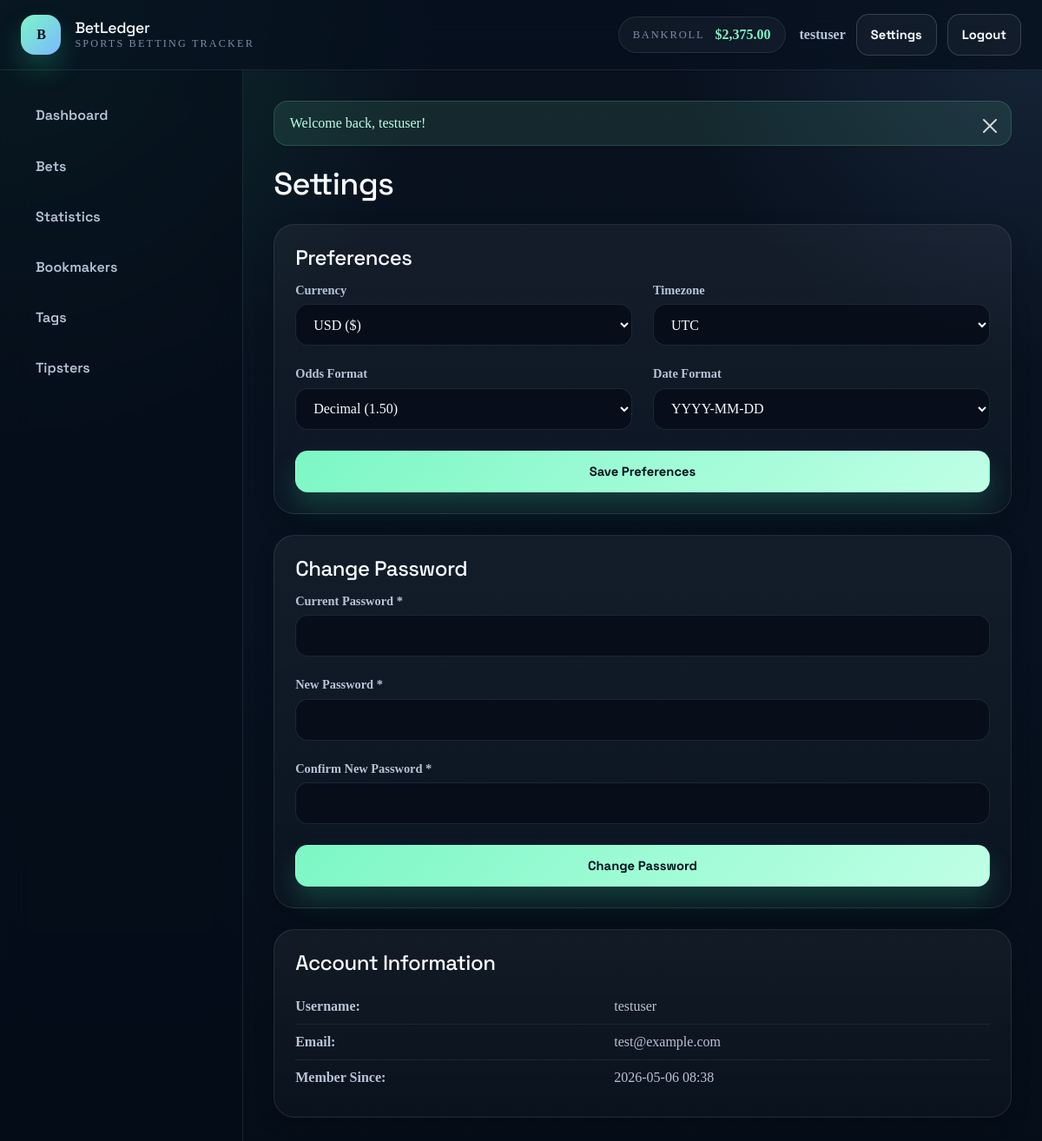
The app's page /settings (signed in) with its own data.
### tables this page shows
CREATE TABLE users (
    id INT PRIMARY KEY AUTO_INCREMENT,
    username VARCHAR(50) UNIQUE NOT NULL,
    email VARCHAR(120) UNIQUE NOT NULL,
    password_hash VARCHAR(255) NOT NULL,
    currency VARCHAR(3) DEFAULT 'USD',
    timezone VARCHAR(50) DEFAULT 'UTC',
    odds_format VARCHAR(20) DEFAULT 'decimal',
    date_format VARCHAR(20) DEFAULT 'Y-m-d',
    bankroll_start DECIMAL(12, 2) DEFAULT 0,
    created_at TIMESTAMP DEFAULT CURRENT_TIMESTAMP,
    updated_at TIMESTAMP DEFAULT CURRENT_TIMESTAMP ON UPDATE CURRENT_TIMESTAMP,
    deleted_at TIMESTAMP NULL,
    INDEX idx_email (email),
    INDEX idx_username (username)
);

### src/views/settings.php (called while the page is built, shortened)
<?php
include __DIR__ . '/layout.php';
?>

### src/controllers/SettingsController.php (called while the page is built, shortened)
<?php
class SettingsController {
    public static function show() {
        $userId = getCurrentUserId();
        $user = new User();
        $userData = $user->findById($userId);
        include __DIR__ . '/../views/settings.php';
    }
}

### config/helpers.php (called while the page is built, shortened)
<?php
function sanitize($input) {
    return htmlspecialchars($input, ENT_QUOTES, 'UTF-8');
}
function formatCurrency($amount, $currency = 'USD', $decimals = 2) {
    $symbols = CURRENCY_SYMBOLS;
    $symbol = isset($symbols[$currency]) ? $symbols[$currency] : '$';
    $formatted = number_format($amount, $decimals, '.', ',');
    return $symbol . $formatted;
}
function formatDate($date, $format = 'Y-m-d H:i') {
    return date($format, strtotime($date));
}
function isLoggedIn() {
    return isset($_SESSION['user_id']);
}
function getCurrentUserId() {
    return $_SESSION['user_id'] ?? null;
}
function getCurrentUser() {
    $db = Database::getInstance()->getConnection();
    $stmt = $db->prepare('SELECT * FROM users WHERE id = ?');
    $stmt->execute([getCurrentUserId()]);
    return $stmt->fetch();
}
function getFlash($type) {
    if (isset($_SESSION['flash'][$type])) {
        $message = $_SESSION['flash'][$type];
        return $message;
    }
    return null;
}
function hasFlash($type) {
    return isset($_SESSION['flash'][$type]);
}

### config/Database.php (called while the page is built, shortened)
<?php
class Database {
    private static $instance = null;
    private $connection = null;
    private function __construct() {
        try {
            $dsn = 'mysql:host=' . DB_HOST . ';port=' . DB_PORT . ';dbname=' . DB_NAME . ';charset=utf8mb4';
            $this->connection = new PDO(
                $dsn,
                DB_USER,
                DB_PASS,
                [
                    PDO::ATTR_ERRMODE => PDO::ERRMODE_EXCEPTION,
                    PDO::ATTR_DEFAULT_FETCH_MODE => PDO::FETCH_ASSOC,
                    PDO::ATTR_EMULATE_PREPARES => false,
                    PDO::MYSQL_ATTR_INIT_COMMAND => "SET NAMES utf8mb4 COLLATE utf8mb4_unicode_ci"
                ]
            );
        } catch (PDOException $e) {
            die('Database Connection Error: ' . $e->getMessage());
        }
    }
    public static function getInstance() {
        if (self::$instance === null) {
            self::$instance = new Database();
        }
        return self::$instance;
    }
    public function getConnection() {
        return $this->connection;
    }
}

### src/models/User.php (called while the page is built, shortened)
<?php
class User {
    private $db;
    public function __construct() {
        $this->db = Database::getInstance()->getConnection();
    }
    public function findById($id) {
        $stmt = $this->db->prepare('SELECT * FROM users WHERE id = ? AND deleted_at IS NULL');
        $stmt->execute([$id]);
        return $stmt->fetch();
    }
    public function getCurrentBankroll($userId) {
        $stmt = $this->db->prepare('
            SELECT SUM(account_balance + bonus_balance) as total_balance
            FROM bookmakers
            WHERE user_id = ? AND is_archived = 0
        ');
        $stmt->execute([$userId]);
        $result = $stmt->fetch();
        return $result['total_balance'] ?? 0;
    }
}

### src/views/settings-content.php (the view, shortened to what this page needs)
<div class="settings-container">
    <h1>Settings</h1>
    <div class="settings-section">
        <h2>Preferences</h2>
        <form method="POST" action="/settings" class="form">
            <div class="form-row">
                <div class="form-group">
                    <label for="currency">Currency</label>
                    <select id="currency" name="currency">
                        <?php foreach (CURRENCY_SYMBOLS as $code => $symbol): ?>
                        <option value="<?php echo $code; ?>" <?php echo ($userData['currency'] === $code) ? 'selected' : ''; ?>>
                            <?php echo $code; ?> (<?php echo $symbol; ?>)
                        </option>
                        <?php endforeach; ?>
                    </select>
                </div>
                <div class="form-group">
                    <label for="timezone">Timezone</label>
                    <select id="timezone" name="timezone">
                        <?php $timezones = DateTimeZone::listIdentifiers();
                        foreach ($timezones as $tz): ?>
                        <option value="<?php echo $tz; ?>" <?php echo ($userData['timezone'] === $tz) ? 'selected' : ''; ?>>
                            <?php echo $tz; ?>
                        </option>
                        <?php endforeach; ?>
                    </select>
                </div>
            </div>
            <div class="form-row">
                <div class="form-group">
                    <label for="odds_format">Odds Format</label>
                    <select id="odds_format" name="odds_format">
                        <option value="decimal" <?php echo ($userData['odds_format'] === 'decimal') ? 'selected' : ''; ?>>Decimal (1.50)</option>
                    </select>
                </div>
                <div class="form-group">
                    <label for="date_format">Date Format</label>
                    <select id="date_format" name="date_format">
                        <option value="Y-m-d" <?php echo ($userData['date_format'] === 'Y-m-d') ? 'selected' : ''; ?>>YYYY-MM-DD</option>
                    </select>
                </div>
            </div>
            <button type="submit" class="btn btn-primary">Save Preferences</button>
        </form>
    </div>
    <div class="settings-section">
        <h2>Change Password</h2>
        <form method="POST" action="/settings" class="form">
            <div class="form-group">
                <label for="current_password">Current Password *</label>
                <input type="password" id="current_password" name="current_password" required>
            </div>
            <div class="form-group">
                <label for="new_password">New Password *</label>
                <input type="password" id="new_password" name="new_password" required minlength="6">
            </div>
            <div class="form-group">
                <label for="confirm_password">Confirm New Password *</label>
                <input type="password" id="confirm_password" name="confirm_password" required minlength="6">
            </div>
            <button type="submit" class="btn btn-primary">Change Password</button>
        </form>
    </div>
    <div class="settings-section">
        <h2>Account Information</h2>
        <table class="info-table">
            <tr>
                <td><strong>Username:</strong></td>
                <td><?php echo sanitize($userData['username']); ?></td>
            </tr>
            <tr>
                <td><strong>Email:</strong></td>
                <td><?php echo sanitize($userData['email']); ?></td>
            </tr>
            <tr>
                <td><strong>Member Since:</strong></td>
                <td><?php echo formatDate($userData['created_at']); ?></td>
            </tr>
        </table>
    </div>
</div>

### src/views/layout.php (shortened to what this page needs)
<!DOCTYPE html>
<html lang="en">
<head>
    <link href="https://cdn.jsdelivr.net/npm/bootstrap@5.3.3/dist/css/bootstrap.min.css" rel="stylesheet">
    <link rel="stylesheet" href="/css/style.css">
</head>
<body class="<?php echo isLoggedIn() ? 'app-shell authenticated-shell' : 'app-shell guest-shell'; ?>">
    <?php $currentRoute = $request_uri ?? ''; ?>
    <div class="app-shell-frame">
        <header class="app-header">
            <div class="container-fluid px-4 py-3 header-content">
                <a href="/" class="logo text-decoration-none">
                    <?php if (isLoggedIn()): ?>
                    <span class="brand-mark"><?php echo substr(APP_NAME, 0, 1); ?></span>
                    <?php endif; ?>
                    <span>
                        <h1><?php echo APP_NAME; ?></h1>
                        <span class="tagline">Sports betting tracker</span>
                    </span>
                </a>
                <?php if (isLoggedIn()): ?>
                <div class="header-right">
                    <div class="bankroll-display">
                        <?php
                        $user = new User();
                        $bankroll = $user->getCurrentBankroll(getCurrentUserId());
                        $currency = getCurrentUser()['currency'] ?? 'USD';
                        ?>
                        <span class="label">Bankroll</span>
                        <span class="amount <?php echo $bankroll < 0 ? 'negative' : 'positive'; ?>">
                            <?php echo formatCurrency($bankroll, $currency); ?>
                        </span>
                    </div>
                    <div class="user-menu">
                        <span class="username"><?php echo sanitize(getCurrentUser()['username']); ?></span>
                        <a href="/settings" class="btn btn-outline-light btn-sm">Settings</a>
                        <a href="/logout" class="btn btn-light btn-sm">Logout</a>
                    </div>
                </div>
                <?php endif; ?>
            </div>
        </header>
        <div class="main-layout">
            <?php if (isLoggedIn()): ?>
            <aside class="sidebar">
                <div class="sidebar-inner">
                    <nav class="nav-menu nav nav-pills flex-column">
                        <a href="/" class="nav-item nav-link <?php echo ($currentRoute === '' || $currentRoute === 'dashboard') ? 'active' : ''; ?>">Dashboard</a>
                        <a href="/bets" class="nav-item nav-link <?php echo strpos($currentRoute, 'bets') === 0 ? 'active' : ''; ?>">Bets</a>
                        <a href="/statistics" class="nav-item nav-link <?php echo strpos($currentRoute, 'statistics') === 0 ? 'active' : ''; ?>">Statistics</a>
                        <a href="/bookmakers" class="nav-item nav-link <?php echo strpos($currentRoute, 'bookmakers') === 0 ? 'active' : ''; ?>">Bookmakers</a>
                        <a href="/tags" class="nav-item nav-link <?php echo strpos($currentRoute, 'tags') === 0 ? 'active' : ''; ?>">Tags</a>
                        <a href="/tipsters" class="nav-item nav-link <?php echo strpos($currentRoute, 'tipsters') === 0 ? 'active' : ''; ?>">Tipsters</a>
                    </nav>
                </div>
            </aside>
            <?php endif; ?>
            <main class="main-content">
                <?php if (hasFlash('success')): ?>
                <div class="alert alert-success alert-dismissible fade show" role="alert">
                    <?php echo getFlash('success'); ?>
                    <button type="button" class="btn-close" data-bs-dismiss="alert" aria-label="Close"></button>
                </div>
                <?php endif; ?>
                <?php include $content_view; ?>
            </main>
        </div>
    </div>
</body>
</html>

### records on screen
users: username "testuser", currency "USD ($)", timezone "UTC", odds_format "Decimal (1.50)", date_format "YYYY-MM-DD", email "test@example.com", created_at "2026-05-06 08:38"

### other values on screen
substr(APP_NAME, 0, 1) "B"
APP_NAME "BetLedger"
formatCurrency($bankroll, $currency) "$2,375.00"
getFlash('success') "Welcome back, testuser!"
